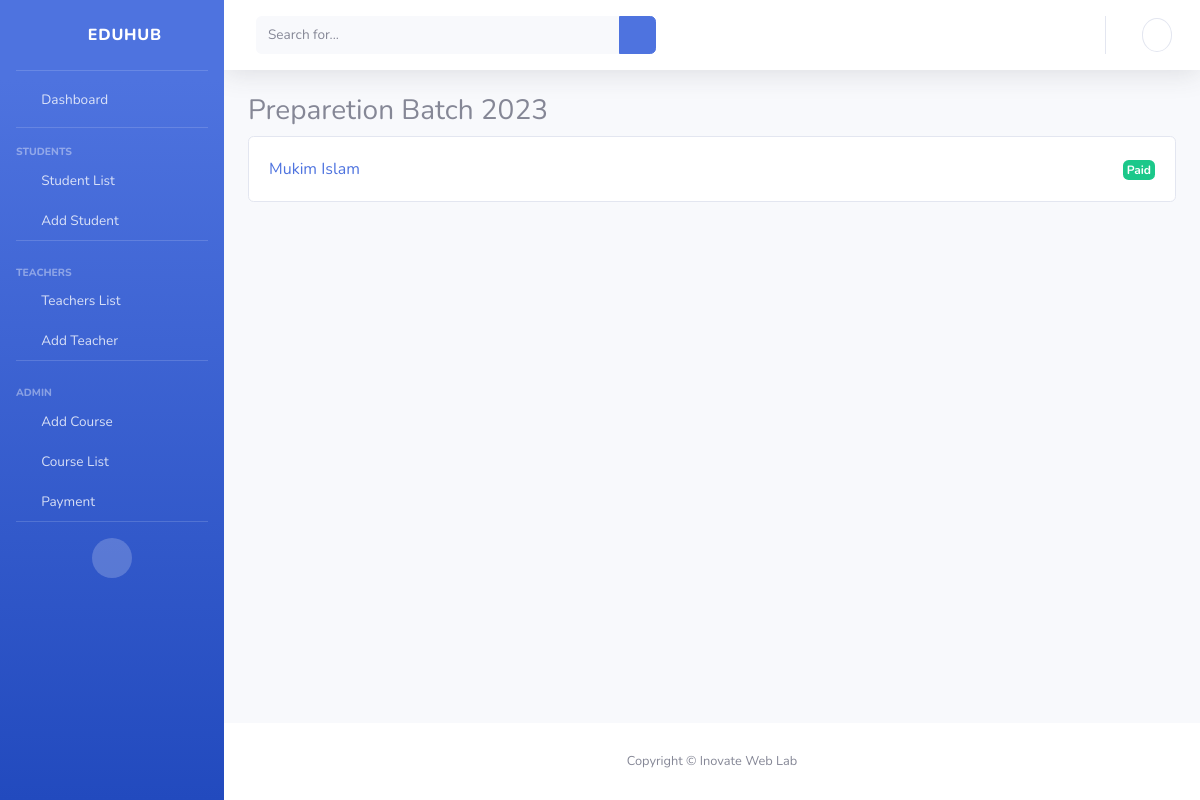
Screenshot of /course-details/6 with the database file from the repository.
### main/models.py (models this page shows, shortened)
class Course(models.Model):
    FEE_TYPES = (
        ('one-time', 'One-time'),
        ('monthly', 'Monthly'),
    )
    course_name = models.CharField(max_length=100, null=True, blank=True)
    desc = models.TextField(null=True, blank=True, default='N/A')
    fee_type = models.CharField(max_length=20, choices=FEE_TYPES)
    fee = models.IntegerField(null=True, blank=True)
    first_roll = models.IntegerField(default=1)

class Student(models.Model):
    GENDERS = (
        ('male', "Male"),
        ('female', 'Female'),
        ('custom', 'Custom'),
    )
    STATUS = (
        ('running', 'Running'),
        ('finished', 'Finished')
    )
    student_id = models.IntegerField(unique=True, null=True, blank=True)
    student_photo = models.ImageField(upload_to='student_photos/', null=True, blank=True)
    student_name = models.CharField(max_length=40, null=True, blank=True)
    date_of_birth = models.DateField(blank=True, null=True, default='N/A')
    gender = models.CharField(max_length=20,choices=GENDERS, null=True, blank=True, default='N/A')
    religion = models.CharField(max_length=20, null=True, blank=True, default='N/A')
    contact_number = models.CharField(max_length=20, null=True, blank=True, default='N/A')
    father_name = models.CharField(max_length=20, null=True, blank=True, default='N/A')
    mother_name = models.CharField(max_length=20, null=True, blank=True, default='N/A')
    home_number = models.CharField(max_length=20, null=True, blank=True, default='N/A')
    address = models.CharField(max_length=20, null=True, blank=True, default='N/A')
    course = models.ForeignKey(Course, on_delete=models.CASCADE, default=0)
    status = models.CharField(max_length=15, choices=STATUS, default="N/A")

### EduHub/views.py (the view)
# urls.py: path('course-details/<int:id>', views.course_details, name='course-details'),
def course_details(request, id):
    course = Course.objects.get(id=id)
    students = course.student_set.all()
    context = {
        'course': course,
        'students': students
    }
    return render(request, 'course_details.html', context)

### templates/course_details.html (shortened to what this page needs)
{% extends 'base.html' %}
{% load static %}
{% block body %}
<h1 class="h3">
    {{course.course_name}}
</h1>
{% if students %}
{% for student in students %}
<a href="{% url 'single-student' student.id %}">
    <div class="card">
        <div class="card-body">
            <div class="row">
                <div class="col-6">{{student.student_name}}</div>
                <div class="col-6 text-right">
                    {% if student.course.fee_type == "one-time" %}
                    {% if student.onetimefee.status == True %}
                    <div class="badge badge-success p-1">Paid</div>
                    {% else %}
                    <div class="badge badge-danger p-1">Unpaid</div>
                    {% endif %}
                    {% endif %}
                </div>
            </div>
        </div>
    </div>
</a>
{% endfor %}
{% else %}
<div class="card">
    <div class="card-body">
        No students found
    </div>
</div>
{% endif %}
{% endblock %}

### rows the page displays
Course: course_name "Preparetion Batch 2023"
Student: student_name "Mukim Islam", shows "Paid"
